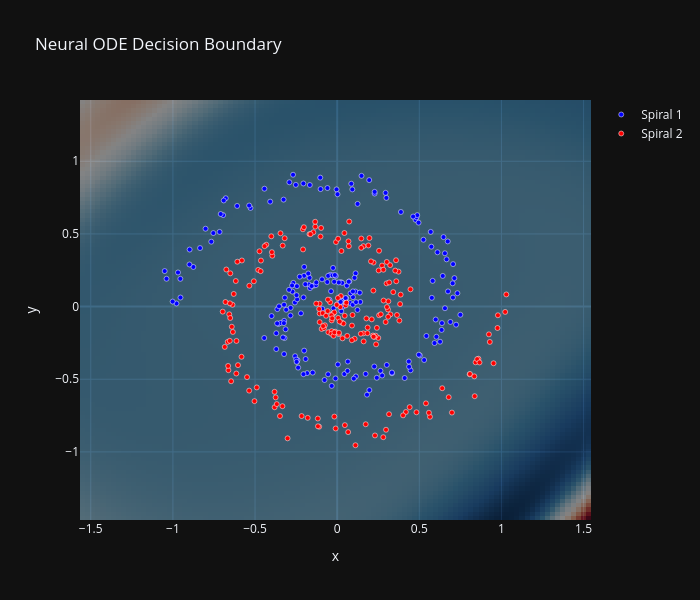

Notebook cell for this chart:
### Code cell
# Decision boundary visualization
model.eval()

# Create grid
x_min, x_max = X[:, 0].min().item() - 0.5, X[:, 0].max().item() + 0.5
y_min, y_max = X[:, 1].min().item() - 0.5, X[:, 1].max().item() + 0.5

xx = torch.linspace(x_min, x_max, 100, device=device)
yy = torch.linspace(y_min, y_max, 100, device=device)
grid_x, grid_y = torch.meshgrid(xx, yy, indexing="xy")
grid_points = torch.stack([grid_x.flatten(), grid_y.flatten()], dim=1)

with torch.no_grad():
    logits = model(grid_points)
    probs = torch.softmax(logits, dim=1)[:, 1]  # P(class 1)
    probs = probs.reshape(100, 100).cpu().numpy()

fig = go.Figure()

# Decision boundary heatmap
fig.add_trace(
    go.Heatmap(
        x=xx.cpu().numpy(),
        y=yy.cpu().numpy(),
        z=probs.T,
        colorscale="RdBu",
        opacity=0.5,
        showscale=False,
    )
)

# Data points
for label, name, color in [(0, "Spiral 1", "blue"), (1, "Spiral 2", "red")]:
    mask = y == label
    fig.add_trace(
        go.Scatter(
            x=X[mask, 0].cpu().numpy(),
            y=X[mask, 1].cpu().numpy(),
            mode="markers",
            name=name,
            marker=dict(
                size=5, color=color, line=dict(width=0.5, color="white")
            ),
        )
    )

fig.update_layout(
    title="Neural ODE Decision Boundary",
    xaxis_title="x",
    yaxis_title="y",
    template=plotly_template,
    width=700,
    height=600,
)
fig.show()

### Figure 1 — Plotly figure (JSON) as saved in the notebook; plotly's stock layout.template omitted (floating-point values rounded to 4 significant figures; data arrays with more than 128 entries replaced by an {"elided": "..."} marker saying what was removed)
{"data": [{"colorscale": [[0.0, "rgb(103,0,31)"], [0.1, "rgb(178,24,43)"], [0.2, "rgb(214,96,77)"], [0.3, "rgb(244,165,130)"], [0.4, "rgb(253,219,199)"], [0.5, "rgb(247,247,247)"], [0.6, "rgb(209,229,240)"], [0.7, "rgb(146,197,222)"], [0.8, "rgb(67,147,195)"], [0.9, "rgb(33,102,172)"], [1.0, "rgb(5,48,97)"]], "opacity": 0.5, "showscale": false, "type": "heatmap", "x": [-1.55, -1.519, -1.488, -1.457, -1.426, -1.394, -1.363, -1.332, -1.301, -1.27, -1.239, -1.208, -1.177, -1.146, -1.114, -1.083, -1.052, -1.021, -0.99, -0.9589, -0.9278, -0.8967, -0.8656, -0.8345, -0.8034, -0.7723, -0.7412, -0.7101, -0.679, -0.6479, -0.6167, -0.5856, -0.5545, -0.5234, -0.4923, -0.4612, -0.4301, -0.399, -0.3679, -0.3368, -0.3057, -0.2746, -0.2435, -0.2123, -0.1812, -0.1501, -0.119, -0.08791, -0.05681, -0.0257, 0.005409, 0.03652, 0.06762, 0.09873, 0.1298, 0.1609, 0.1921, 0.2232, 0.2543, 0.2854, 0.3165, 0.3476, 0.3787, 0.4098, 0.4409, 0.472, 0.5031, 0.5342, 0.5653, 0.5965, 0.6276, 0.6587, 0.6898, 0.7209, 0.752, 0.7831, 0.8142, 0.8453, 0.8764, 0.9075, 0.9386, 0.9697, 1.001, 1.032, 1.063, 1.094, 1.125, 1.156, 1.188, 1.219, 1.25, 1.281, 1.312, 1.343, 1.374, 1.405, 1.436, 1.467, 1.499, 1.53], "y": [-1.454, -1.425, -1.396, -1.367, -1.339, -1.31, -1.281, -1.252, -1.223, -1.194, -1.165, -1.136, -1.107, -1.078, -1.05, -1.021, -0.9917, -0.9628, -0.9339, -0.905, -0.8761, -0.8472, -0.8183, -0.7894, -0.7605, -0.7316, -0.7027, -0.6738, -0.6449, -0.616, -0.5871, -0.5582, -0.5293, -0.5004, -0.4715, -0.4426, -0.4137, -0.3848, -0.3559, -0.327, -0.2981, -0.2691, -0.2402, -0.2113, -0.1824, -0.1535, -0.1246, -0.09573, -0.06683, -0.03792, -0.009021, 0.01988, 0.04879, 0.07769, 0.1066, 0.1355, 0.1644, 0.1933, 0.2222, 0.2511, 0.28, 0.3089, 0.3378, 0.3667, 0.3956, 0.4245, 0.4534, 0.4823, 0.5112, 0.5401, 0.569, 0.5979, 0.6268, 0.6557, 0.6847, 0.7136, 0.7425, 0.7714, 0.8003, 0.8292, 0.8581, 0.887, 0.9159, 0.9448, 0.9737, 1.003, 1.031, 1.06, 1.089, 1.118, 1.147, 1.176, 1.205, 1.234, 1.263, 1.292, 1.321, 1.349, 1.378, 1.407], "z": {"elided": "100x100 float values"}}, {"marker": {"color": "blue", "line": {"color": "white", "width": 0.5}, "size": 5}, "mode": "markers", "name": "Spiral 1", "type": "scatter", "x": {"elided": "200 float values"}, "y": {"elided": "200 float values"}}, {"marker": {"color": "red", "line": {"color": "white", "width": 0.5}, "size": 5}, "mode": "markers", "name": "Spiral 2", "type": "scatter", "x": {"elided": "200 float values"}, "y": {"elided": "200 float values"}}], "layout": {"height": 600, "title": {"text": "Neural ODE Decision Boundary"}, "width": 700, "xaxis": {"title": {"text": "x"}}, "yaxis": {"title": {"text": "y"}}}}
